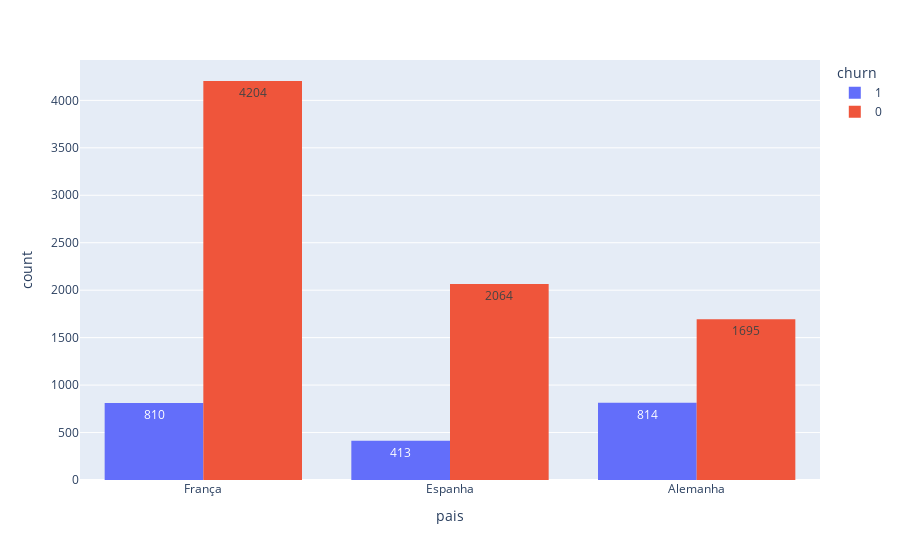

Source (notebook cell):
### Code cell
px.histogram(df, x='pais', text_auto=True, color='churn', barmode='group')

### Figure 1 — Plotly figure (JSON) as saved in the notebook; plotly's stock layout.template omitted (floating-point values rounded to 4 significant figures; data arrays with more than 128 entries replaced by an {"elided": "..."} marker saying what was removed)
{"data": [{"alignmentgroup": "True", "bingroup": "x", "hovertemplate": "churn=1<br>pais=%{x}<br>count=%{y}<extra></extra>", "legendgroup": "1", "marker": {"color": "#636efa", "pattern": {"shape": ""}}, "name": "1", "offsetgroup": "1", "orientation": "v", "showlegend": true, "texttemplate": "%{value}", "type": "histogram", "x": {"elided": "2037 str values"}, "xaxis": "x", "yaxis": "y"}, {"alignmentgroup": "True", "bingroup": "x", "hovertemplate": "churn=0<br>pais=%{x}<br>count=%{y}<extra></extra>", "legendgroup": "0", "marker": {"color": "#EF553B", "pattern": {"shape": ""}}, "name": "0", "offsetgroup": "0", "orientation": "v", "showlegend": true, "texttemplate": "%{value}", "type": "histogram", "x": {"elided": "7963 str values"}, "xaxis": "x", "yaxis": "y"}], "layout": {"barmode": "group", "legend": {"title": {"text": "churn"}, "tracegroupgap": 0}, "margin": {"t": 60}, "xaxis": {"anchor": "y", "domain": [0, 1], "title": {"text": "pais"}}, "yaxis": {"anchor": "x", "domain": [0, 1], "title": {"text": "count"}}}}
